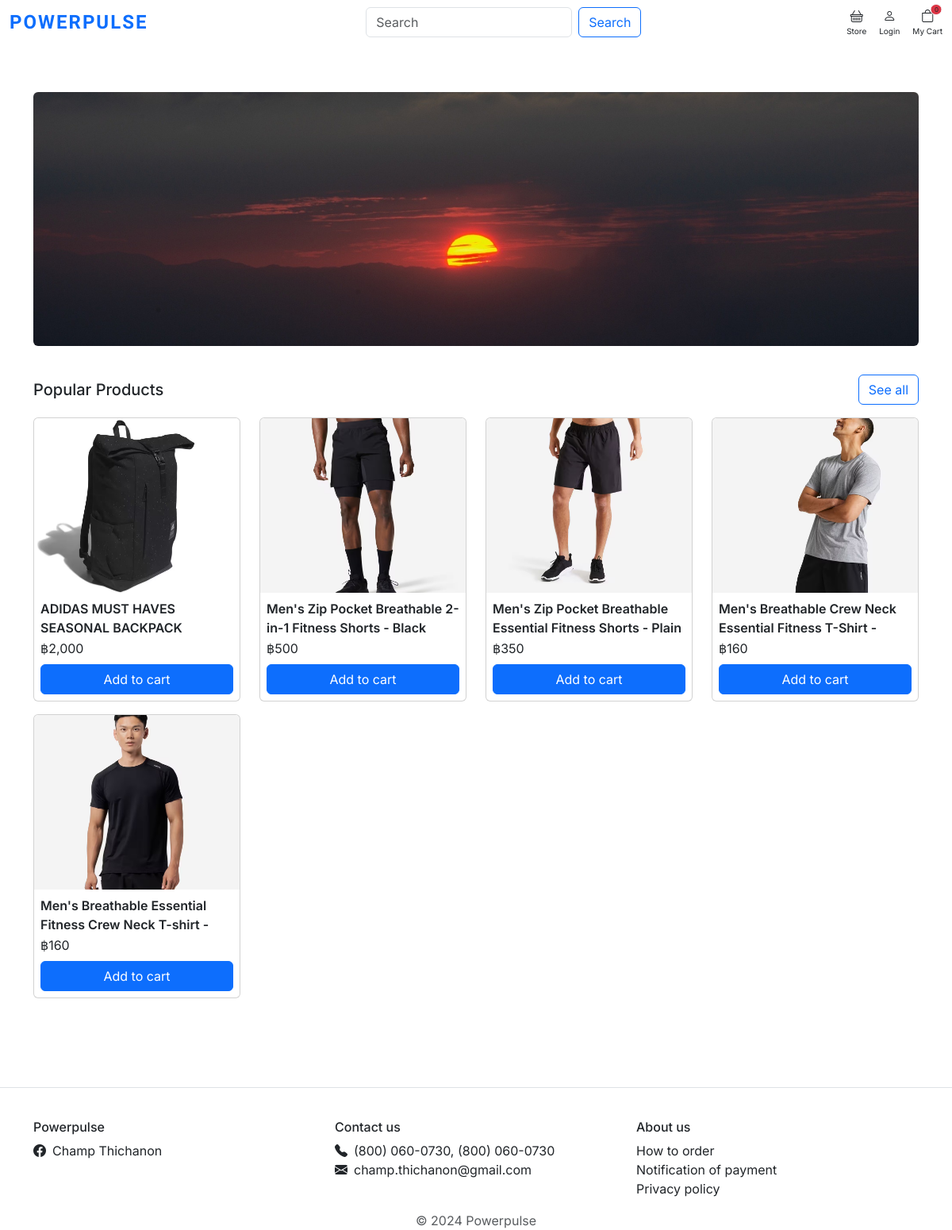
The page / on the database its author committed.
### store/models.py (models this page shows, shortened)
class Product(models.Model):
    product_name = models.CharField(max_length=100)
    slug = models.SlugField(max_length=100)
    description = models.TextField(max_length=200)
    price = models.IntegerField()
    images = models.ImageField(upload_to="photos/products")
    stock = models.IntegerField()
    is_available = models.BooleanField(default=True)
    is_trending = models.BooleanField(default=False)
    category = models.ForeignKey(Category, on_delete=models.CASCADE)
    created_date = models.DateTimeField(auto_now_add=True)
    updated_date = models.DateTimeField(auto_now=True)
    def get_url(self):
        return reverse("product_detail", args=[self.category.slug, self.slug])

### PowerPulse/views.py (the view)
# urls.py: 2. Add a URL to urlpatterns:  path('', views.home, name='home')
def home(request):
    popular_products = Product.objects.all().filter(is_trending=True)
    context = {
        "popular_products": popular_products,
    }
    return render(request, "home.html", context)

### carts/context_processors.py (called while the page is built)
def counter(request):
    cart_count = 0
    if "admin" in request.path:
        return {}
    else:
        try:
            cart = Cart.objects.filter(cart_id=_cart_id(request))
            cart_items = CartItem.objects.all().filter(cart=cart[:1])
            for cart_item in cart_items:
                cart_count += cart_item.quantity
        except Cart.DoesNotExist:
            cart_count = 0
    return dict(cart_count=cart_count)

### carts/views.py (called while the page is built)
def _cart_id(request):
    cart = (
        request.session.session_key
    )
    if not cart:
        cart = request.session.create()
    return cart

### category/context_processors.py (called while the page is built)
def menu_links(request):
    links = Category.objects.all()
    return dict(links=links)

### templates/home.html (shortened to what this page needs)
{% extends 'base.html' %}
{% load static %}
{% load humanize %}
{%block head%}
<link rel="stylesheet" href="{% static 'css/home.css' %}" />
{%endblock%}
{% block content %}
<main class="main-content my-5 py-5">
    <section class="section-intro mb-3">
        <div class="container">
            <div class="intro-banner-wrap">
                <img class="rounded" src="{% static 'images/banners/moutain.jpg' %}" />
            </div>
        </div>
    </section>
    <section class="products">
        <div class="container">
            <div class="section-header d-flex justify-content-between align-items-center">
                <h5 class="d-inline m-0">Popular Products</h5>
                <a href="{% url 'store' %}" class="btn btn-outline-primary d-inline">See all</a>
            </div>
            <div class="row mt-3">
                {% for popular_product in popular_products %}
                <div class="col-md-3 mb-3">
                    <a href="{{ popular_product.get_url }}" class="img-link">
                        <div class="card card-product">
                            <div class="img-wrap">
                                <img class="image-product rounded-top"
                                    style="width:100%; max-height: 220px;object-fit: cover;"
                                    src="{{ popular_product.images.url }}"
                                    alt="Optimum Nutrition Whey Protein Gold 5 LBS" />
                            </div>
                            <div class="card-body p-2">
                                <div class="fix-height mb-2">
                                    <p class="card-text m-0 p-0" style="height: 50px;overflow: hidden;">
                                        {{popular_product.product_name }}</p>
                                    <span class="price">&#3647;{{ popular_product.price | intcomma}}</span>
                                </div>
                                <div class="btn-product d-grid">
                                    {% if popular_product.stock == 0 %}
                                    <a href="{% url 'add_cart' popular_product.id %}"
                                        class="btn btn-outline-danger disabled ">Out of stock</a>
                                    {% else %} <a href="{% url 'add_cart' popular_product.id %}"
                                        class="btn btn-primary btn-add-to-cart ">Add to
                                        cart</a>
                                    {% endif %}
                                </div>
                            </div>
                        </div>
                    </a>
                </div>
                {% endfor %}
            </div>
        </div>
    </section>
</main>
{% endblock %}

### static/css/base.css (style rules this page uses)
html,body { margin: 0; }

### static/css/text.css (style rules this page uses)
body { font-family: "Inter", sans-serif; }

### static/css/home.css (style rules this page uses)
.section-intro { padding-top: 20px; padding-bottom: 20px; }
.section-intro .intro-banner-wrap img { width: 100%; max-height: 320px; height: auto; object-fit: cover; }
.card-product a { text-decoration: none; color: inherit; }
.card-text { font-weight: 600; }
.btn-add-to-cart { color: #fff !important; }
.fix-height { overflow: hidden; }
.img-wrap { text-align: center; display: block; }

### rows shown on the page
Product: images (picture), product_name "ADIDAS MUST HAVES SEASONAL BACKPACK", price "2,000", stock "Add to cart"
Product: images (picture), product_name "Men's Zip Pocket Breathable 2-in-1 Fitness Shorts - Black", price "500", stock "Add to cart"
Product: images (picture), product_name "Men's Zip Pocket Breathable Essential Fitness Shorts - Plain…", price "350", stock "Add to cart"
Product: images (picture), product_name "Men's Breathable Crew Neck Essential Fitness T-Shirt -…", price "160", stock "Add to cart"
Product: images (picture), product_name "Men's Breathable Essential Fitness Crew Neck T-shirt -…", price "160", stock "Add to cart"

### other values the page prints
{{ cart_count }} "0"
